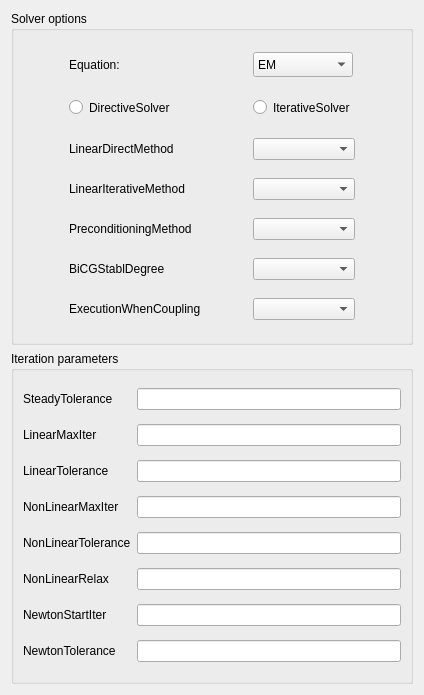
<?xml version="1.0" encoding="UTF-8"?>
<ui version="4.0">
 <class>MySimIIGui::SolverSettings</class>
 <widget class="QWidget" name="MySimIIGui::SolverSettings">
  <property name="geometry">
   <rect>
    <x>0</x>
    <y>0</y>
    <width>424</width>
    <height>695</height>
   </rect>
  </property>
  <property name="sizePolicy">
   <sizepolicy hsizetype="Preferred" vsizetype="Preferred">
    <horstretch>0</horstretch>
    <verstretch>0</verstretch>
   </sizepolicy>
  </property>
  <property name="minimumSize">
   <size>
    <width>0</width>
    <height>0</height>
   </size>
  </property>
  <property name="maximumSize">
   <size>
    <width>1666667</width>
    <height>1666667</height>
   </size>
  </property>
  <property name="sizeIncrement">
   <size>
    <width>0</width>
    <height>0</height>
   </size>
  </property>
  <property name="baseSize">
   <size>
    <width>0</width>
    <height>0</height>
   </size>
  </property>
  <property name="windowTitle">
   <string>Solver settings</string>
  </property>
  <layout class="QGridLayout" name="gridLayout_3">
   <item row="0" column="0">
    <widget class="QGroupBox" name="groupBox">
     <property name="title">
      <string>Solver options</string>
     </property>
     <layout class="QGridLayout" name="gridLayout">
      <item row="2" column="0">
       <widget class="QLabel" name="label_8">
        <property name="enabled">
         <bool>true</bool>
        </property>
        <property name="maximumSize">
         <size>
          <width>150</width>
          <height>30</height>
         </size>
        </property>
        <property name="baseSize">
         <size>
          <width>50</width>
          <height>20</height>
         </size>
        </property>
        <property name="text">
         <string>LinearDirectMethod</string>
        </property>
       </widget>
      </item>
      <item row="6" column="0">
       <widget class="QLabel" name="label_12">
        <property name="text">
         <string>ExecutionWhenCoupling</string>
        </property>
       </widget>
      </item>
      <item row="0" column="0">
       <widget class="QLabel" name="Label_Solvers">
        <property name="maximumSize">
         <size>
          <width>50</width>
          <height>25</height>
         </size>
        </property>
        <property name="text">
         <string>Equation:</string>
        </property>
       </widget>
      </item>
      <item row="2" column="1">
       <widget class="QComboBox" name="CB_LinearDirectMethod"/>
      </item>
      <item row="1" column="0">
       <widget class="QRadioButton" name="DirectiveSolver">
        <property name="maximumSize">
         <size>
          <width>115</width>
          <height>25</height>
         </size>
        </property>
        <property name="text">
         <string>DirectiveSolver</string>
        </property>
       </widget>
      </item>
      <item row="1" column="1">
       <widget class="QRadioButton" name="IterativeSolver">
        <property name="maximumSize">
         <size>
          <width>115</width>
          <height>25</height>
         </size>
        </property>
        <property name="text">
         <string>IterativeSolver</string>
        </property>
       </widget>
      </item>
      <item row="4" column="0">
       <widget class="QLabel" name="label_10">
        <property name="text">
         <string>PreconditioningMethod</string>
        </property>
       </widget>
      </item>
      <item row="6" column="1">
       <widget class="QComboBox" name="CB_ExecutionWhenCoupling"/>
      </item>
      <item row="3" column="0">
       <widget class="QLabel" name="label_9">
        <property name="text">
         <string>LinearIterativeMethod</string>
        </property>
       </widget>
      </item>
      <item row="5" column="1">
       <widget class="QComboBox" name="CB_BiCGStablDegree"/>
      </item>
      <item row="3" column="1">
       <widget class="QComboBox" name="CB_LinearIterativeMethod"/>
      </item>
      <item row="4" column="1">
       <widget class="QComboBox" name="CB_PreconditioningMethod"/>
      </item>
      <item row="0" column="1">
       <widget class="QComboBox" name="ComboBox_Equations">
        <property name="maximumSize">
         <size>
          <width>100</width>
          <height>25</height>
         </size>
        </property>
        <property name="editable">
         <bool>false</bool>
        </property>
        <item>
         <property name="text">
          <string>EM</string>
         </property>
        </item>
        <item>
         <property name="text">
          <string>CF</string>
         </property>
        </item>
        <item>
         <property name="text">
          <string>Heat</string>
         </property>
        </item>
        <item>
         <property name="text">
          <string>EM+Heat</string>
         </property>
        </item>
        <item>
         <property name="text">
          <string>CF+Heat</string>
         </property>
        </item>
        <item>
         <property name="text">
          <string>EM+CF+Heat</string>
         </property>
        </item>
       </widget>
      </item>
      <item row="5" column="0">
       <widget class="QLabel" name="label_11">
        <property name="text">
         <string>BiCGStablDegree</string>
        </property>
       </widget>
      </item>
     </layout>
    </widget>
   </item>
   <item row="1" column="0">
    <widget class="QGroupBox" name="groupBox_2">
     <property name="title">
      <string>Iteration parameters</string>
     </property>
     <layout class="QGridLayout" name="gridLayout_2">
      <item row="2" column="1">
       <widget class="QLineEdit" name="LE_LinearTolerance"/>
      </item>
      <item row="7" column="0">
       <widget class="QLabel" name="label_6">
        <property name="text">
         <string>NewtonTolerance</string>
        </property>
       </widget>
      </item>
      <item row="1" column="0">
       <widget class="QLabel" name="label_13">
        <property name="text">
         <string>LinearMaxIter</string>
        </property>
       </widget>
      </item>
      <item row="1" column="1">
       <widget class="QLineEdit" name="LE_LinearMaxIter"/>
      </item>
      <item row="4" column="0">
       <widget class="QLabel" name="label_3">
        <property name="text">
         <string>NonLinearTolerance</string>
        </property>
       </widget>
      </item>
      <item row="4" column="1">
       <widget class="QLineEdit" name="LE_NonLinearTolerance"/>
      </item>
      <item row="2" column="0">
       <widget class="QLabel" name="label">
        <property name="text">
         <string>LinearTolerance</string>
        </property>
       </widget>
      </item>
      <item row="3" column="0">
       <widget class="QLabel" name="label_2">
        <property name="text">
         <string>NonLinearMaxIter</string>
        </property>
       </widget>
      </item>
      <item row="0" column="0">
       <widget class="QLabel" name="label_7">
        <property name="text">
         <string>SteadyTolerance</string>
        </property>
       </widget>
      </item>
      <item row="5" column="0">
       <widget class="QLabel" name="label_4">
        <property name="text">
         <string>NonLinearRelax</string>
        </property>
       </widget>
      </item>
      <item row="7" column="1">
       <widget class="QLineEdit" name="LE_NewtonTolerance"/>
      </item>
      <item row="6" column="1">
       <widget class="QLineEdit" name="LE_NewtonStartIter"/>
      </item>
      <item row="6" column="0">
       <widget class="QLabel" name="label_14">
        <property name="text">
         <string>NewtonStartIter</string>
        </property>
       </widget>
      </item>
      <item row="3" column="1">
       <widget class="QLineEdit" name="LE_NonLinearMaxIter"/>
      </item>
      <item row="0" column="1">
       <widget class="QLineEdit" name="LE_SteadyTolerance"/>
      </item>
      <item row="5" column="1">
       <widget class="QLineEdit" name="LE_NonLinearRelax"/>
      </item>
     </layout>
    </widget>
   </item>
  </layout>
 </widget>
 <resources/>
 <connections/>
</ui>
